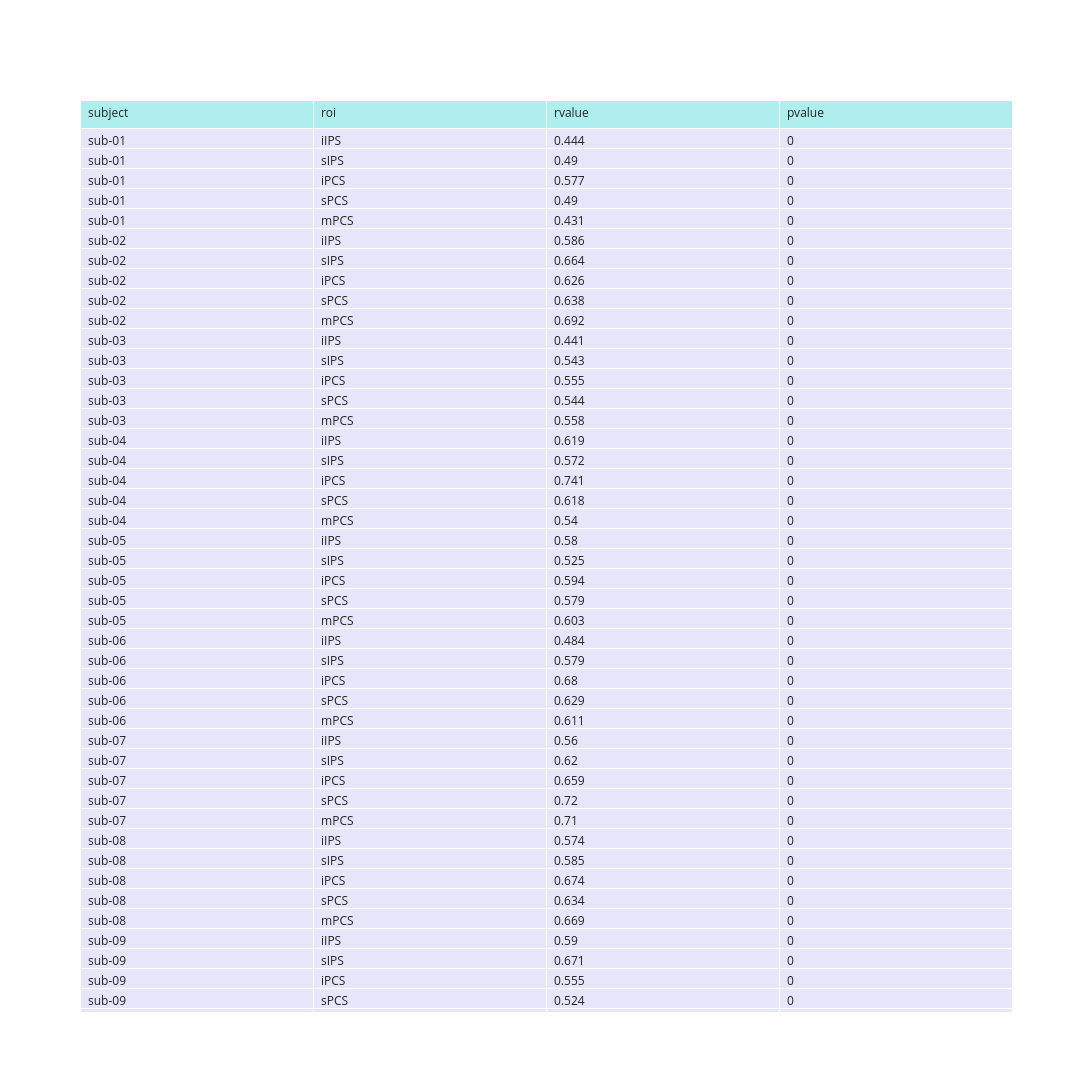

The code cell stored with this chart in its notebook:
### Code cell
fig = go.Figure()
fig.add_trace(go.Table(header=dict(values=list(df_stats.columns), 
                                   fill_color='paleturquoise', 
                                   align='left'), 
                       cells=dict(values=[df_stats[col].round(3) for col in df_stats.columns], 
                                  fill_color='lavender', 
                                  align='left')
                      ))

fig.update_layout(template='simple_white',
                  height=2500, 
                  width=1200)

### Figure 1 — Plotly figure (JSON) as saved in the notebook; plotly's stock layout.template omitted (floating-point values rounded to 4 significant figures; data arrays with more than 128 entries replaced by an {"elided": "..."} marker saying what was removed)
{"data": [{"cells": {"align": "left", "fill": {"color": "lavender"}, "values": {"elided": "4x100 mixed values"}}, "header": {"align": "left", "fill": {"color": "paleturquoise"}, "values": ["subject", "roi", "rvalue", "pvalue"]}, "type": "table"}], "layout": {"height": 2500, "width": 1200}}
